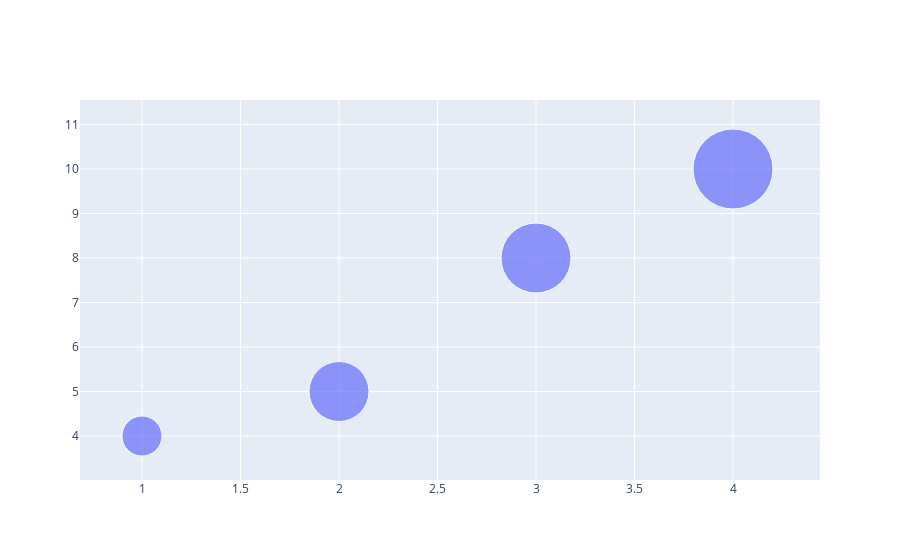

The notebook cell this image was saved under:
### Code cell
fig = go.Figure(go.Scatter(x=x, y=y, mode = "markers", marker_size = [40,60,70,80],
                          text = ["product A","product B","product C","product D"]))
fig.show()

### Figure 1 — Plotly figure (JSON) as saved in the notebook; plotly's stock layout.template omitted (floating-point values rounded to 4 significant figures)
{"data": [{"marker": {"size": [40, 60, 70, 80]}, "mode": "markers", "text": ["product A", "product B", "product C", "product D"], "type": "scatter", "x": [1, 2, 3, 4], "y": [4, 5, 8, 10]}], "layout": {}}
